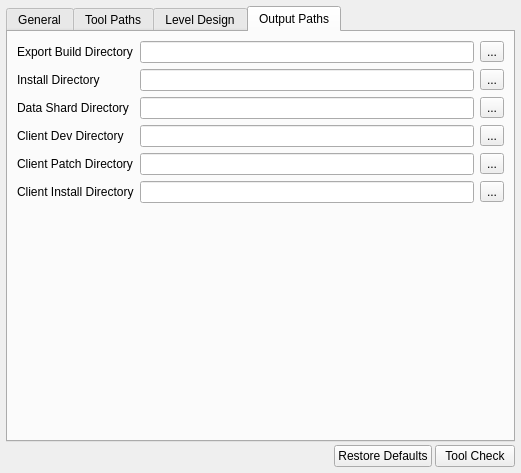
<?xml version="1.0" encoding="UTF-8"?>
<ui version="4.0">
 <class>BuildGamedataSettingsPage</class>
 <widget class="QWidget" name="BuildGamedataSettingsPage">
  <property name="geometry">
   <rect>
    <x>0</x>
    <y>0</y>
    <width>521</width>
    <height>473</height>
   </rect>
  </property>
  <property name="windowTitle">
   <string>Form</string>
  </property>
  <layout class="QGridLayout" name="gridLayout">
   <property name="margin">
    <number>6</number>
   </property>
   <property name="spacing">
    <number>3</number>
   </property>
   <item row="1" column="0">
    <spacer name="horizontalSpacer">
     <property name="orientation">
      <enum>Qt::Horizontal</enum>
     </property>
     <property name="sizeHint" stdset="0">
      <size>
       <width>428</width>
       <height>20</height>
      </size>
     </property>
    </spacer>
   </item>
   <item row="1" column="2">
    <widget class="QPushButton" name="toolCheckPB">
     <property name="toolTip">
      <string>Check for the availability of tools used by the build gamedata process.</string>
     </property>
     <property name="text">
      <string>Tool Check</string>
     </property>
    </widget>
   </item>
   <item row="0" column="0" colspan="3">
    <widget class="QTabWidget" name="buildGamedataSettingsTW">
     <property name="currentIndex">
      <number>3</number>
     </property>
     <widget class="QWidget" name="tab">
      <attribute name="title">
       <string>General</string>
      </attribute>
      <layout class="QGridLayout" name="gridLayout_4">
       <item row="6" column="0">
        <widget class="QLabel" name="toolSuffixLbl">
         <property name="text">
          <string>Tool Suffix</string>
         </property>
        </widget>
       </item>
       <item row="6" column="2">
        <widget class="QLineEdit" name="toolSuffixLE"/>
       </item>
       <item row="7" column="0">
        <widget class="QLabel" name="scriptDirectoryLbl">
         <property name="text">
          <string>Script Directory</string>
         </property>
        </widget>
       </item>
       <item row="7" column="2">
        <widget class="QLineEdit" name="scriptDirectoryLE"/>
       </item>
       <item row="7" column="3">
        <widget class="QToolButton" name="scriptDirectoryTB">
         <property name="text">
          <string>...</string>
         </property>
        </widget>
       </item>
       <item row="8" column="0">
        <widget class="QLabel" name="workspaceDirectoryLbl">
         <property name="text">
          <string>Workspace Directory</string>
         </property>
        </widget>
       </item>
       <item row="8" column="2">
        <widget class="QLineEdit" name="workspaceDirectoryLE"/>
       </item>
       <item row="8" column="3">
        <widget class="QToolButton" name="workspaceDirectoryTB">
         <property name="text">
          <string>...</string>
         </property>
        </widget>
       </item>
       <item row="9" column="0">
        <widget class="QLabel" name="databaseDirectoryLbl">
         <property name="text">
          <string>Database Directory</string>
         </property>
        </widget>
       </item>
       <item row="9" column="2">
        <widget class="QLineEdit" name="databaseDirectoryLE"/>
       </item>
       <item row="9" column="3">
        <widget class="QToolButton" name="databaseDirectoryTB">
         <property name="text">
          <string>...</string>
         </property>
        </widget>
       </item>
       <item row="10" column="0">
        <spacer name="verticalSpacer">
         <property name="orientation">
          <enum>Qt::Vertical</enum>
         </property>
         <property name="sizeHint" stdset="0">
          <size>
           <width>20</width>
           <height>40</height>
          </size>
         </property>
        </spacer>
       </item>
       <item row="3" column="2">
        <widget class="QLineEdit" name="pythonExeLE"/>
       </item>
       <item row="3" column="0">
        <widget class="QLabel" name="pythonExeLbl">
         <property name="text">
          <string>Python Executable</string>
         </property>
        </widget>
       </item>
       <item row="3" column="3">
        <widget class="QToolButton" name="pythonExeTB">
         <property name="text">
          <string>...</string>
         </property>
        </widget>
       </item>
       <item row="4" column="0">
        <widget class="QLabel" name="buildQualityLbl">
         <property name="text">
          <string>Build Quality</string>
         </property>
        </widget>
       </item>
       <item row="4" column="2">
        <widget class="QComboBox" name="buildQualityCB">
         <item>
          <property name="text">
           <string>Draft</string>
          </property>
         </item>
         <item>
          <property name="text">
           <string>Full</string>
          </property>
         </item>
        </widget>
       </item>
      </layout>
     </widget>
     <widget class="QWidget" name="tab_2">
      <attribute name="title">
       <string>Tool Paths</string>
      </attribute>
      <layout class="QGridLayout" name="gridLayout_7">
       <item row="0" column="0" colspan="2">
        <widget class="QGroupBox" name="toolDirectoriesGB">
         <property name="title">
          <string>Tools Directories</string>
         </property>
         <layout class="QGridLayout" name="gridLayout_3">
          <item row="0" column="1">
           <layout class="QVBoxLayout" name="verticalLayout">
            <item>
             <widget class="QToolButton" name="toolDirectoryUpTB">
              <property name="text">
               <string>Up</string>
              </property>
              <property name="icon">
               <iconset resource="build_gamedata.qrc">
                <normaloff>:/toolButtons/icons/ic_nel_up_item.png</normaloff>:/toolButtons/icons/ic_nel_up_item.png</iconset>
              </property>
             </widget>
            </item>
            <item>
             <widget class="QToolButton" name="toolDirectoryAddTB">
              <property name="text">
               <string>Add</string>
              </property>
              <property name="icon">
               <iconset resource="build_gamedata.qrc">
                <normaloff>:/toolButtons/icons/ic_nel_add_item.png</normaloff>:/toolButtons/icons/ic_nel_add_item.png</iconset>
              </property>
             </widget>
            </item>
            <item>
             <widget class="QToolButton" name="toolDirectoryRemoveTB">
              <property name="text">
               <string>Remove</string>
              </property>
              <property name="icon">
               <iconset resource="build_gamedata.qrc">
                <normaloff>:/toolButtons/icons/ic_nel_delete_item.png</normaloff>:/toolButtons/icons/ic_nel_delete_item.png</iconset>
              </property>
             </widget>
            </item>
            <item>
             <widget class="QToolButton" name="toolDirectoryDownTB">
              <property name="text">
               <string>Down</string>
              </property>
              <property name="icon">
               <iconset resource="build_gamedata.qrc">
                <normaloff>:/toolButtons/icons/ic_nel_down_item.png</normaloff>:/toolButtons/icons/ic_nel_down_item.png</iconset>
              </property>
             </widget>
            </item>
            <item>
             <spacer name="verticalSpacer_5">
              <property name="orientation">
               <enum>Qt::Vertical</enum>
              </property>
              <property name="sizeHint" stdset="0">
               <size>
                <width>20</width>
                <height>40</height>
               </size>
              </property>
             </spacer>
            </item>
           </layout>
          </item>
          <item row="0" column="0">
           <widget class="QListWidget" name="toolDirectoriesLW"/>
          </item>
         </layout>
        </widget>
       </item>
       <item row="1" column="0" colspan="2">
        <widget class="QGroupBox" name="windowsExeDllCfgDirGB">
         <property name="title">
          <string>External BIN/LIB/CFG Directories</string>
         </property>
         <layout class="QGridLayout" name="gridLayout_2">
          <item row="0" column="1" rowspan="2">
           <layout class="QVBoxLayout" name="verticalLayout_4">
            <item>
             <widget class="QToolButton" name="exeDllCfgDirUpTB">
              <property name="text">
               <string>Up</string>
              </property>
              <property name="icon">
               <iconset resource="build_gamedata.qrc">
                <normaloff>:/toolButtons/icons/ic_nel_up_item.png</normaloff>:/toolButtons/icons/ic_nel_up_item.png</iconset>
              </property>
             </widget>
            </item>
            <item>
             <widget class="QToolButton" name="exeDllCfgDirAddTB">
              <property name="text">
               <string>Add</string>
              </property>
              <property name="icon">
               <iconset resource="build_gamedata.qrc">
                <normaloff>:/toolButtons/icons/ic_nel_add_item.png</normaloff>:/toolButtons/icons/ic_nel_add_item.png</iconset>
              </property>
             </widget>
            </item>
            <item>
             <widget class="QToolButton" name="exeDllCfgDirRemoveTB">
              <property name="text">
               <string>Remove</string>
              </property>
              <property name="icon">
               <iconset resource="build_gamedata.qrc">
                <normaloff>:/toolButtons/icons/ic_nel_delete_item.png</normaloff>:/toolButtons/icons/ic_nel_delete_item.png</iconset>
              </property>
             </widget>
            </item>
            <item>
             <widget class="QToolButton" name="exeDllCfgDirDownTB">
              <property name="text">
               <string>Down</string>
              </property>
              <property name="icon">
               <iconset resource="build_gamedata.qrc">
                <normaloff>:/toolButtons/icons/ic_nel_down_item.png</normaloff>:/toolButtons/icons/ic_nel_down_item.png</iconset>
              </property>
             </widget>
            </item>
            <item>
             <spacer name="verticalSpacer_6">
              <property name="orientation">
               <enum>Qt::Vertical</enum>
              </property>
              <property name="sizeHint" stdset="0">
               <size>
                <width>20</width>
                <height>40</height>
               </size>
              </property>
             </spacer>
            </item>
           </layout>
          </item>
          <item row="0" column="0" rowspan="2">
           <widget class="QListWidget" name="exeDllCfgDirectoriesLW"/>
          </item>
         </layout>
        </widget>
       </item>
      </layout>
     </widget>
     <widget class="QWidget" name="tab_3">
      <attribute name="title">
       <string>Level Design</string>
      </attribute>
      <layout class="QGridLayout" name="gridLayout_6">
       <item row="0" column="0">
        <widget class="QLabel" name="levelDesignDirectoryLbl">
         <property name="text">
          <string>Level Design Directory</string>
         </property>
        </widget>
       </item>
       <item row="0" column="1">
        <widget class="QLineEdit" name="levelDesignDirectoryLE"/>
       </item>
       <item row="0" column="2">
        <widget class="QToolButton" name="levelDesignDirectoryTB">
         <property name="text">
          <string>...</string>
         </property>
        </widget>
       </item>
       <item row="1" column="0">
        <widget class="QLabel" name="levelDesignDfnDirectoryLbl">
         <property name="text">
          <string>Level Design Dfn Directory</string>
         </property>
        </widget>
       </item>
       <item row="1" column="1">
        <widget class="QLineEdit" name="levelDesignDfnDirectoryLE"/>
       </item>
       <item row="1" column="2">
        <widget class="QToolButton" name="levelDesignDfnDirectoryTB">
         <property name="text">
          <string>...</string>
         </property>
        </widget>
       </item>
       <item row="2" column="0">
        <widget class="QLabel" name="levelDesignWorldDirectoryLbl">
         <property name="text">
          <string>Level Design World Directory</string>
         </property>
        </widget>
       </item>
       <item row="2" column="1">
        <widget class="QLineEdit" name="levelDesignWorldDirectoryLE"/>
       </item>
       <item row="2" column="2">
        <widget class="QToolButton" name="levelDesignWorldDirectoryTB">
         <property name="text">
          <string>...</string>
         </property>
        </widget>
       </item>
       <item row="3" column="0">
        <widget class="QLabel" name="primitivesDirectoryLbl">
         <property name="text">
          <string>Primitives Directory</string>
         </property>
        </widget>
       </item>
       <item row="3" column="1">
        <widget class="QLineEdit" name="primitivesDirectoryLE"/>
       </item>
       <item row="3" column="2">
        <widget class="QToolButton" name="primitivesDirectoryTB">
         <property name="text">
          <string>...</string>
         </property>
        </widget>
       </item>
       <item row="4" column="0">
        <widget class="QLabel" name="gamedevDirectoryLbl">
         <property name="text">
          <string>Gamedev Directory</string>
         </property>
        </widget>
       </item>
       <item row="4" column="1">
        <widget class="QLineEdit" name="gamedevDirectoryLE"/>
       </item>
       <item row="4" column="2">
        <widget class="QToolButton" name="gamedevDirectoryTB">
         <property name="text">
          <string>...</string>
         </property>
        </widget>
       </item>
       <item row="5" column="0">
        <widget class="QLabel" name="dataCommonDirectoryLbl">
         <property name="text">
          <string>Data Common Directory</string>
         </property>
        </widget>
       </item>
       <item row="5" column="1">
        <widget class="QLineEdit" name="dataCommonDirectoryLE"/>
       </item>
       <item row="5" column="2">
        <widget class="QToolButton" name="dataCommonDirectoryTB">
         <property name="text">
          <string>...</string>
         </property>
        </widget>
       </item>
       <item row="6" column="0">
        <spacer name="verticalSpacer_3">
         <property name="orientation">
          <enum>Qt::Vertical</enum>
         </property>
         <property name="sizeHint" stdset="0">
          <size>
           <width>20</width>
           <height>40</height>
          </size>
         </property>
        </spacer>
       </item>
      </layout>
     </widget>
     <widget class="QWidget" name="tab_4">
      <attribute name="title">
       <string>Output Paths</string>
      </attribute>
      <layout class="QGridLayout" name="gridLayout_5">
       <item row="2" column="1">
        <widget class="QLineEdit" name="exportBuildDirectoryLE"/>
       </item>
       <item row="2" column="0">
        <widget class="QLabel" name="exportBuildDirectoryLbl">
         <property name="text">
          <string>Export Build Directory</string>
         </property>
        </widget>
       </item>
       <item row="2" column="2">
        <widget class="QToolButton" name="exportBuildDirectoryTB">
         <property name="text">
          <string>...</string>
         </property>
        </widget>
       </item>
       <item row="3" column="0">
        <widget class="QLabel" name="installDirectoryLbl">
         <property name="text">
          <string>Install Directory</string>
         </property>
        </widget>
       </item>
       <item row="3" column="1">
        <widget class="QLineEdit" name="installDirectoryLE"/>
       </item>
       <item row="3" column="2">
        <widget class="QToolButton" name="installDirectoryTB">
         <property name="text">
          <string>...</string>
         </property>
        </widget>
       </item>
       <item row="4" column="0">
        <widget class="QLabel" name="dataShardDirectoryLbl">
         <property name="text">
          <string>Data Shard Directory</string>
         </property>
        </widget>
       </item>
       <item row="4" column="1">
        <widget class="QLineEdit" name="dataShardDirectoryLE"/>
       </item>
       <item row="4" column="2">
        <widget class="QToolButton" name="dataShardDirectoryTB">
         <property name="text">
          <string>...</string>
         </property>
        </widget>
       </item>
       <item row="5" column="0">
        <widget class="QLabel" name="clientDevDirectoryLbl">
         <property name="text">
          <string>Client Dev Directory</string>
         </property>
        </widget>
       </item>
       <item row="5" column="1">
        <widget class="QLineEdit" name="clientDevDirectoryLE"/>
       </item>
       <item row="5" column="2">
        <widget class="QToolButton" name="clientDevDirectoryTB">
         <property name="text">
          <string>...</string>
         </property>
        </widget>
       </item>
       <item row="6" column="0">
        <widget class="QLabel" name="clientPatchDirectoryLbl">
         <property name="text">
          <string>Client Patch Directory</string>
         </property>
        </widget>
       </item>
       <item row="6" column="1">
        <widget class="QLineEdit" name="clientPatchDirectoryLE"/>
       </item>
       <item row="6" column="2">
        <widget class="QToolButton" name="clientPatchDirectoryTB">
         <property name="text">
          <string>...</string>
         </property>
        </widget>
       </item>
       <item row="7" column="0">
        <widget class="QLabel" name="clientInstallDirectorybl">
         <property name="text">
          <string>Client Install Directory</string>
         </property>
        </widget>
       </item>
       <item row="7" column="1">
        <widget class="QLineEdit" name="clientInstallDirectoryLE"/>
       </item>
       <item row="7" column="2">
        <widget class="QToolButton" name="clientInstallDirectoryTB">
         <property name="text">
          <string>...</string>
         </property>
        </widget>
       </item>
       <item row="8" column="0">
        <spacer name="verticalSpacer_4">
         <property name="orientation">
          <enum>Qt::Vertical</enum>
         </property>
         <property name="sizeHint" stdset="0">
          <size>
           <width>20</width>
           <height>40</height>
          </size>
         </property>
        </spacer>
       </item>
      </layout>
     </widget>
    </widget>
   </item>
   <item row="1" column="1">
    <widget class="QPushButton" name="restoreDefaultsPB">
     <property name="text">
      <string>Restore Defaults</string>
     </property>
    </widget>
   </item>
  </layout>
 </widget>
 <resources>
  <include location="../../object_viewer_qt.qrc"/>
  <include location="build_gamedata.qrc"/>
 </resources>
 <connections/>
</ui>
